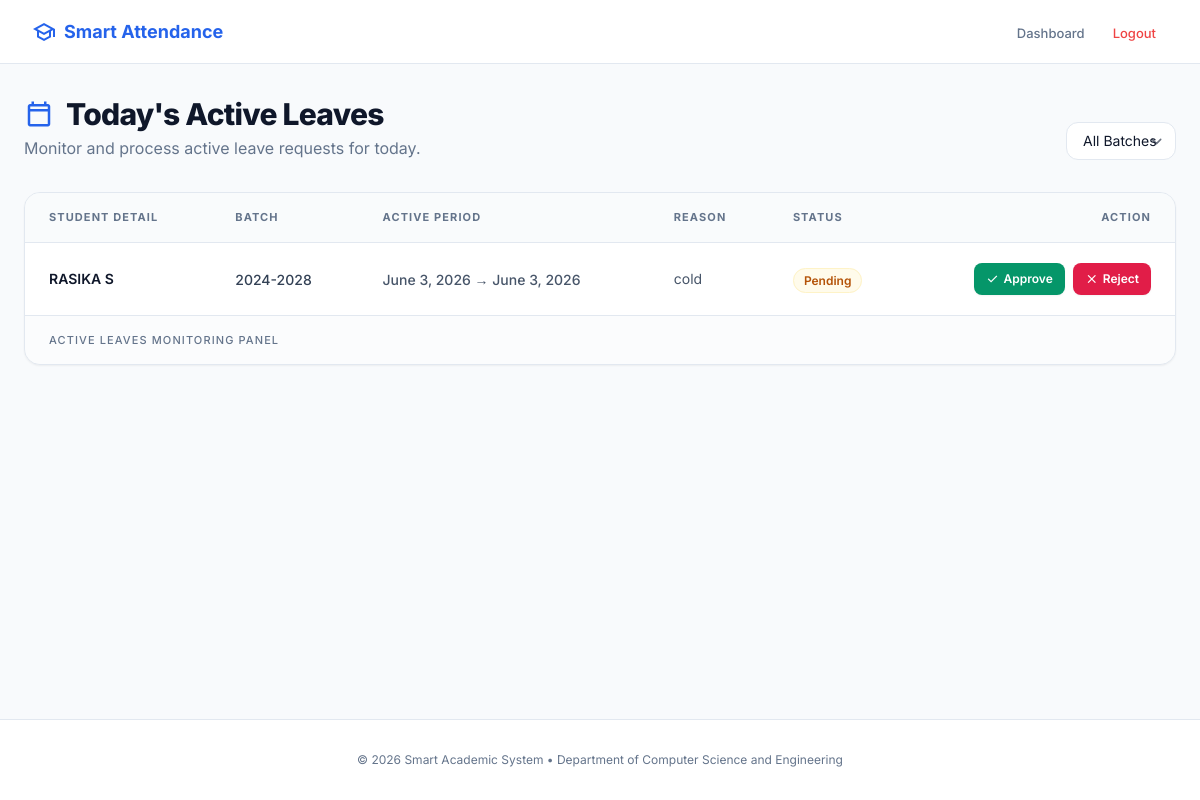
The app's page /teacher/today-leaves/ (signed in), older data.
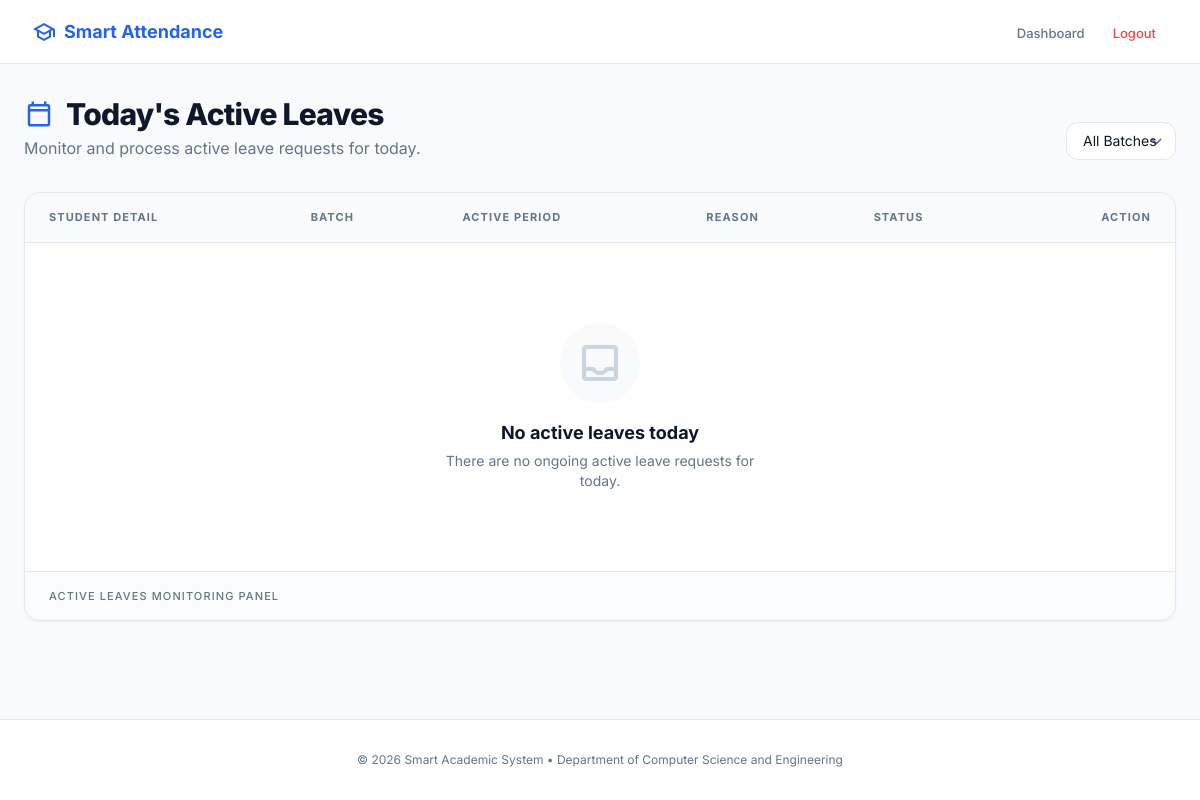
The same page, newer data.
### leave_app/models.py (models this page shows, shortened)
class LeaveRequest(models.Model):
    STATUS_CHOICES = [
        ('PENDING', 'Pending'),
        ('APPROVED', 'Approved'),
        ('REJECTED', 'Rejected'),
    ]
    REVIEWER_CHOICES = [
        ('Mentor', 'Mentor'),
        ('Class Incharge', 'Class Incharge'),
        ('Superuser', 'Superuser'),
    ]
    student = models.ForeignKey(Student, on_delete=models.CASCADE)
    from_date = models.DateField()
    to_date = models.DateField()
    reason = models.TextField()
    status = models.CharField(
        max_length=20,
        choices=STATUS_CHOICES,
        default='PENDING'
    )
    mentor_reviewed_by = models.ForeignKey(
        User,
        related_name='mentor_reviews',
        on_delete=models.SET_NULL,
        null=True,
        blank=True
    )
    class_incharge_reviewed_by = models.ForeignKey(
        User,
        related_name='ci_reviews',
        on_delete=models.SET_NULL,
        null=True,
        blank=True
    )
    reviewed_by = models.ForeignKey(
        User,
        related_name='reviewed_leaves',
        on_delete=models.SET_NULL,
        null=True,
        blank=True
    )
    reviewer_role = models.CharField(
        max_length=20,
        choices=REVIEWER_CHOICES,
        null=True,
        blank=True
    )
    reviewed_at = models.DateTimeField(
        null=True,
        blank=True
    )
    created_at = models.DateTimeField(auto_now_add=True)
    updated_at = models.DateTimeField(auto_now=True)

class Student(models.Model):
    user = models.OneToOneField(User, on_delete=models.CASCADE, null=True, blank=True, related_name='student_profile')
    name = models.CharField(max_length=100)
    roll_no = models.CharField(max_length=20, unique=True)
    password = models.CharField(max_length=255)
    batch = models.CharField(max_length=20, default="2024-2028")
    department = models.ForeignKey(Department, on_delete=models.SET_NULL, null=True, blank=True)
    mentor = models.ForeignKey(User, on_delete=models.SET_NULL, null=True, blank=True, related_name='assigned_students')
    class_incharge = models.ForeignKey(User, on_delete=models.SET_NULL, null=True, blank=True, related_name='ci_students')

### leave_app/views.py (the view)
# urls.py: path('teacher/today-leaves/', views.today_leaves, name='today_leaves'),
@login_required
def today_leaves(request):
    if not request.user.is_staff:
        return redirect('home')
    today = date.today()
    batch = request.GET.get('batch')
    leaves = LeaveRequest.objects.filter(
        from_date__lte=today,
        to_date__gte=today,
        status__in=['PENDING', 'APPROVED']
    ).select_related('student')
    if batch:
        leaves = leaves.filter(student__batch=batch)
    return render(request, 'today_leaves.html', {
        'leaves': leaves,
        'batches': Student.objects.values_list('batch', flat=True).distinct(),
        'selected_batch': batch
    })

### templates/today_leaves.html (shortened to what the changed rows need)
{% load static %}
<!DOCTYPE html>
<html lang="en">
<head>
  <script src="https://cdn.tailwindcss.com?plugins=forms,container-queries"></script>
</head>
<body class="min-h-screen flex flex-col">
  <main class="flex-grow max-w-7xl mx-auto w-full px-4 sm:px-6 py-8">
    <div class="mb-8 flex flex-col sm:flex-row sm:items-end justify-between gap-6">
      <div>
        <div class="flex items-center gap-3 mb-1">
          <h1 class="text-2xl sm:text-3xl font-extrabold text-slate-900 tracking-tight">
            Today's Active Leaves
          </h1>
        </div>
      </div>
    </div>
    <div class="bg-white rounded-2xl shadow-sm border border-slate-200 overflow-hidden">
      <div class="table-container overflow-x-auto">
        <table class="w-full text-left border-collapse zebra-table">
          <thead>
            <tr class="bg-slate-50/80 border-b border-slate-200">
              <th class="px-6 py-4 text-[11px] font-bold uppercase tracking-widest text-slate-500">
                Student Detail
              </th>
              <th class="px-6 py-4 text-[11px] font-bold uppercase tracking-widest text-slate-500">
                Batch
              </th>
              <th class="px-6 py-4 text-[11px] font-bold uppercase tracking-widest text-slate-500">
                Active Period
              </th>
              <th class="px-6 py-4 text-[11px] font-bold uppercase tracking-widest text-slate-500">
                Reason
              </th>
              <th class="px-6 py-4 text-[11px] font-bold uppercase tracking-widest text-slate-500">
                Status
              </th>
              <th class="px-6 py-4 text-[11px] font-bold uppercase tracking-widest text-slate-500 text-right">
                Action
              </th>
            </tr>
          </thead>
          <tbody class="divide-y divide-slate-100">
            {% for leave in leaves %}
            <tr class="group">
              <td class="px-6 py-5 whitespace-nowrap">
                <div class="flex flex-col">
                  <span class="text-sm font-semibold text-slate-900">
                    {{ leave.student.name }}
                  </span>
                </div>
              </td>
              <td class="px-6 py-5 whitespace-nowrap">
                <span class="text-sm text-slate-700 font-medium">
                  {{ leave.student.batch }}
                </span>
              </td>
              <td class="px-6 py-5 whitespace-nowrap">
                <span class="text-sm text-slate-600 font-medium">
                  {{ leave.from_date }} → {{ leave.to_date }}
                </span>
              </td>
              <td class="px-6 py-5">
                <p class="text-sm text-slate-600 max-w-xs truncate group-hover:whitespace-normal">
                  {{ leave.reason }}
                </p>
              </td>
              <td class="px-6 py-5 whitespace-nowrap">
                {% if leave.status == "PENDING" %}
                  <span class="px-2.5 py-1 text-xs font-semibold rounded-full
                               bg-amber-50 text-amber-700 border border-amber-100">
                    Pending
                  </span>
                {% elif leave.status == "APPROVED" %}
                  <span class="px-2.5 py-1 text-xs font-semibold rounded-full
                               bg-emerald-50 text-emerald-700 border border-emerald-100">
                    Approved
                  </span>
                {% elif leave.status == "REJECTED" %}
                  <span class="px-2.5 py-1 text-xs font-semibold rounded-full
                               bg-rose-50 text-rose-700 border border-rose-100">
                    Rejected
                  </span>
                {% else %}
                  <span class="px-2.5 py-1 text-xs font-semibold rounded-full
                               bg-slate-100 text-slate-500">
                    {{ leave.status }}
                  </span>
                {% endif %}
              </td>
              <td class="px-6 py-5 text-right whitespace-nowrap">
                {% if leave.status == "PENDING" %}
                  <div class="flex items-center justify-end gap-2">
                    <a href="/leave/review/{{ leave.id }}/approve/"
                       onclick="return confirm('Approve leave for {{ leave.student.name|escapejs }}?');"
                       class="inline-flex items-center gap-1 px-3 py-1.5 rounded-lg
                              bg-emerald-600 hover:bg-emerald-700 text-white text-xs font-semibold
                              transition shadow-sm">
                      <span class="material-symbols-outlined text-sm">check</span>
                      Approve
                    </a>
                    <a href="/leave/review/{{ leave.id }}/reject/"
                       onclick="return confirm('Reject leave for {{ leave.student.name|escapejs }}?');"
                       class="inline-flex items-center gap-1 px-3 py-1.5 rounded-lg
                              bg-rose-600 hover:bg-rose-700 text-white text-xs font-semibold
                              transition shadow-sm">
                      <span class="material-symbols-outlined text-sm">close</span>
                      Reject
                    </a>
                  </div>
                {% endif %}
              </td>
            </tr>
            {% empty %}
            <tr>
              <td colspan="6" class="px-6 py-20 text-center">
                <div class="flex flex-col items-center max-w-xs mx-auto">
                  <div class="w-20 h-20 rounded-full bg-slate-50 flex items-center justify-center mb-4">
                    <span class="material-symbols-outlined text-slate-300 text-5xl">inbox</span>
                  </div>
                  <h3 class="text-lg font-bold text-slate-900">No active leaves today</h3>
                  <p class="text-slate-500 text-sm mt-1">
                    There are no ongoing active leave requests for today.
                  </p>
                </div>
              </td>
            </tr>
            {% endfor %}
          </tbody>
        </table>
      </div>
    </div>
  </main>
</body>
</html>

Row changes from the older to the newer data that the page shows:
no longer on this page (row edited): LeaveRequest: student.name "RASIKA S", student.batch "2024-2028", from_date "June 3, 2026", to_date "June 3, 2026", reason "cold", status "Pending"
Text that changed along with them:
text now shown: "No active leaves today There are no ongoing active leave requests for today."
